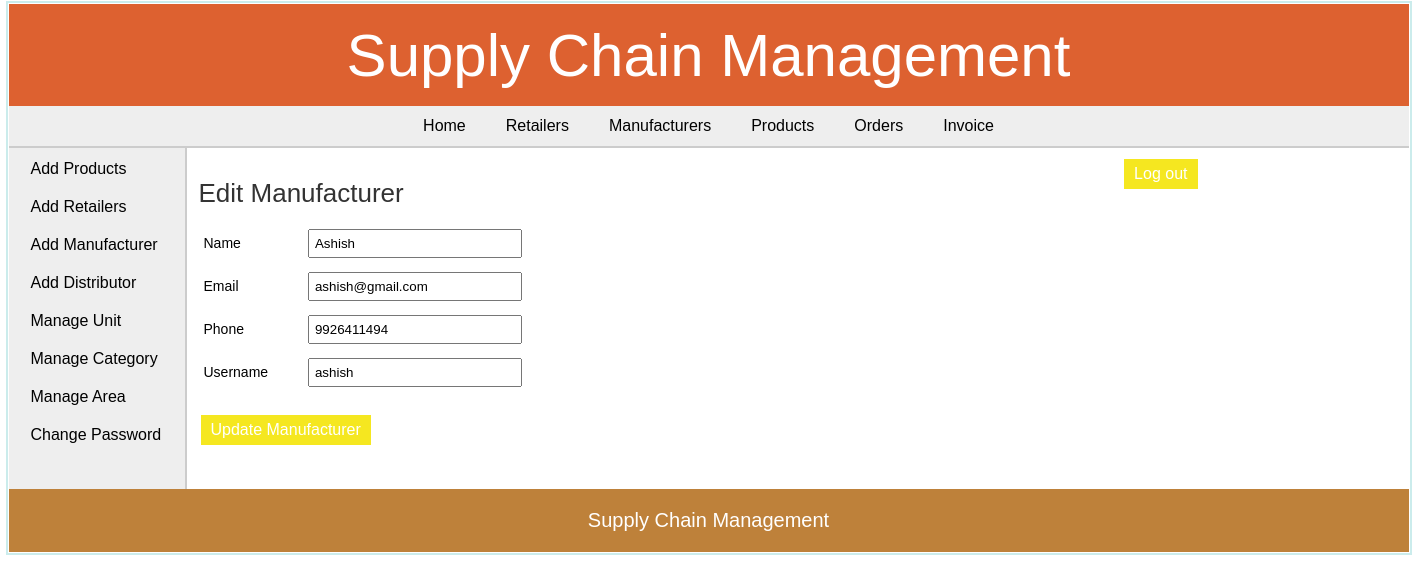
Screenshot of /admin/edit_manufacturer.php?id=1 (signed in) with the database file from the repository.
### tables this page shows
CREATE TABLE `manufacturer` (
  `man_id` int(11) NOT NULL,
  `man_name` varchar(25) NOT NULL,
  `man_email` varchar(50) DEFAULT NULL,
  `man_phone` varchar(10) NOT NULL,
  `username` varchar(20) NOT NULL,
  `password` varchar(20) NOT NULL
);

### admin/edit_manufacturer.php (the view, shortened to what this page needs)
<?php
	include("../includes/config.php");
	if(isset($_SESSION['admin_login'])) {
		if($_SESSION['admin_login'] == true) {
			$id = $_GET['id'];
			$query_selectManDetails = "SELECT * FROM manufacturer WHERE man_id='$id'";
			$result_selectManDetails = mysqli_query($con,$query_selectManDetails);
			$row_selectManDetails = mysqli_fetch_array($result_selectManDetails);
			$nameErr = $emailErr = $phoneErr = $usernameErr = $passwordErr = $requireErr = $confirmMessage = "";
		}
		else {
			header('Location:../index.php');
		}
	}
	else {
		header('Location:../index.php');
	}
?>
<!DOCTYPE html>
<html>
<head>
	<link rel="stylesheet" href="../includes/main_style.css" >
</head>
<body>
	<?php
		include("../includes/header.inc.php");
		include("../includes/nav_admin.inc.php");
		include("../includes/aside_admin.inc.php");
	?>
	<section>
		<h1>Edit Manufacturer</h1>
		<form action="" method="POST" class="form">
		<ul class="form-list">
		<li>
			<div class="label-block"> <label for="manufacturer:name">Name</label> </div>
			<div class="input-box"> <input type="text" id="manufacturer:name" name="txtManufacturerName" placeholder="Name" value="<?php echo $row_selectManDetails['man_name']; ?>" required /> </div> <span class="error_message"><?php echo $nameErr; ?></span>
		</li>
		<li>
			<div class="label-block"> <label for="manufacturer:email">Email</label> </div>
			<div class="input-box"> <input type="text" id="manufacturer:email" name="txtManufacturerEmail" placeholder="Email" value="<?php echo $row_selectManDetails['man_email']; ?>" required /> </div> <span class="error_message"><?php echo $emailErr; ?></span>
		</li>
		<li>
			<div class="label-block"> <label for="manufacturer:phone">Phone</label> </div>
			<div class="input-box"> <input type="text" id="manufacturer:phone" name="txtManufacturerPhone" placeholder="Phone" value="<?php echo $row_selectManDetails['man_phone']; ?>" /> </div> <span class="error_message"><?php echo $phoneErr; ?></span>
		</li>
		<li>
			<div class="label-block"> <label for="manufacturer:username">Username</label> </div>
			<div class="input-box"> <input type="text" id="manufacturer:username" name="txtManufacturerUname" placeholder="Username" value="<?php echo $row_selectManDetails['username']; ?>" required /> </div> <span class="error_message"><?php echo $usernameErr; ?></span>
		</li>
		<li>
			<input type="submit" value="Update Manufacturer" class="submit_button" /> <span class="error_message"> <?php echo $requireErr; ?> </span><span class="confirm_message"> <?php echo $confirmMessage; ?> </span>
		</li>
		</ul>
		</form>
	</section>
	<?php
		include("../includes/footer.inc.php");
	?>
</body>
</html>

### includes/main_style.css (style rules this page uses)
* { font-family: arial,sans-serif; margin:0px; padding:1px; }
body { width:1400px; margin:auto; border:2px solid #cbecec; }
li { list-style:none; margin:0px; }
label { margin:5px 1px; font-size:14px; }
.label-block { display:inline-block; width:100px; }
.input-box { display:inline-block; margin:5px 0px; }
.input-box input { width:200px; padding:5px 5px; margin:auto; }
.submit_button { font-size:16px; margin-top:20px; margin-right:20px; padding:6px 10px; background-color:#f5e720; border:none; color:white; }
.error_message { margin-left:5px; color:red; }
.confirm_message { margin-left:5px; color:rgb(197, 224, 197); }
section { width:1000px; padding:10px; padding-bottom:40px; }
section h1 { margin-bottom:10px; font-weight:normal; color:#333; font-size: 26px; }

### rows the page displays
manufacturer: txtManufacturerName "Ashish", txtManufacturerEmail "ashish@gmail.com", txtManufacturerPhone "9926411494", txtManufacturerUname "ashish"
